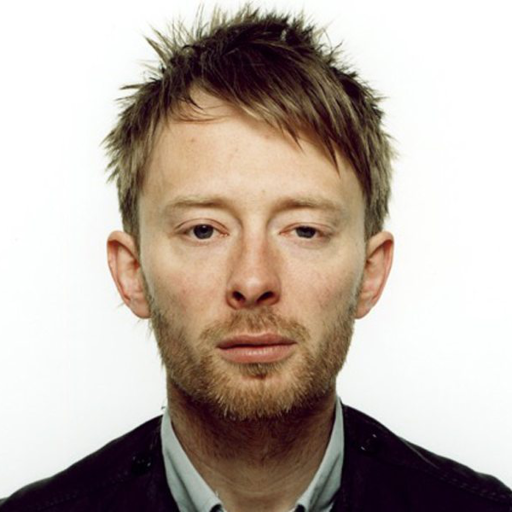
#> input picture haircolor/Style-Your-Hair/ffhq_image/source.png, 1024 x 1024 px (shown at 1/2 size)
$ python imgResize.py
#> lines starting #> are read from the running program, lines starting #| are printed output that depends on the picture
from PIL import Image

img = Image.open('./ffhq_image/source.png')
#> img is the input picture: PIL image 1024x1024 RGB; mean R, G, B 186.3, 173.9, 164.4

img_cropped = img.crop((150,0,750,600))
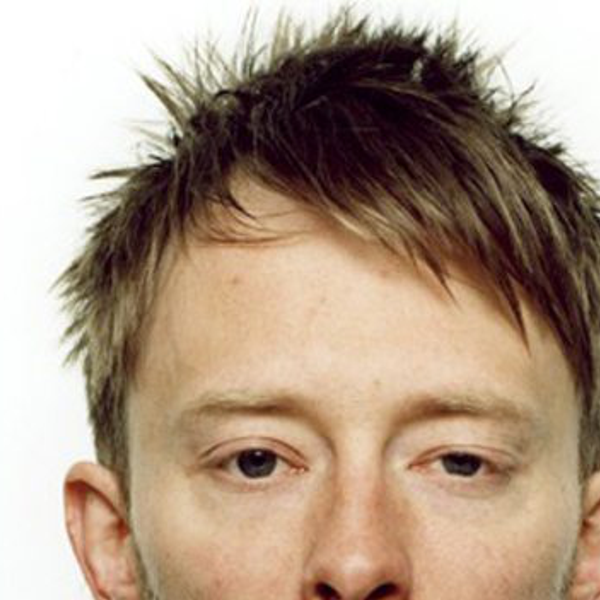
#> img_cropped: PIL image 600x600 RGB; mean R, G, B 175.2, 153.7, 134.5

img_resized = img_cropped.resize((1024,1024))

img_resized.save('sample.png')

$ run again, with haircolor/Style-Your-Hair/ffhq_image/00016.png copied over haircolor/Style-Your-Hair/ffhq_image/source.png
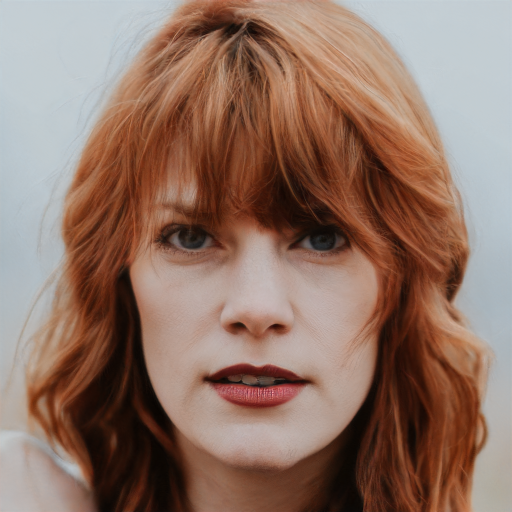
#> input picture haircolor/Style-Your-Hair/ffhq_image/00016.png, 1024 x 1024 px (shown at 1/2 size)
#> img is the input picture: PIL image 1024x1024 RGB; mean R, G, B 144.3, 115, 101.5
#> `img_cropped = img.crop((150,0,750,600))`:
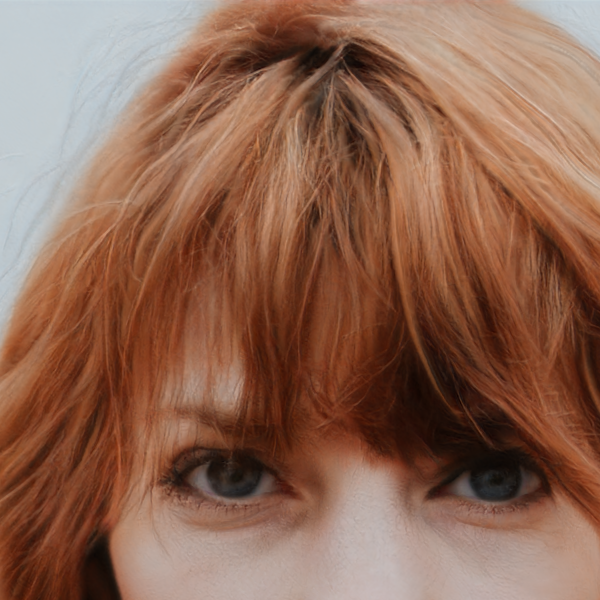
#> img_cropped: PIL image 600x600 RGB; mean R, G, B 142.6, 101.7, 82

$ run again, with haircolor/Style-Your-Hair/ffhq_image/00018.png copied over haircolor/Style-Your-Hair/ffhq_image/source.png
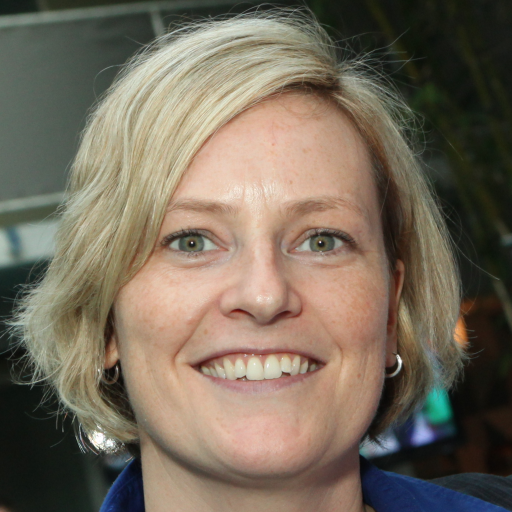
#> input picture haircolor/Style-Your-Hair/ffhq_image/00018.png, 1024 x 1024 px (shown at 1/2 size)
#> img is the input picture: PIL image 1024x1024 RGB; mean R, G, B 117.2, 106.2, 90.9
#> `img_cropped = img.crop((150,0,750,600))`:
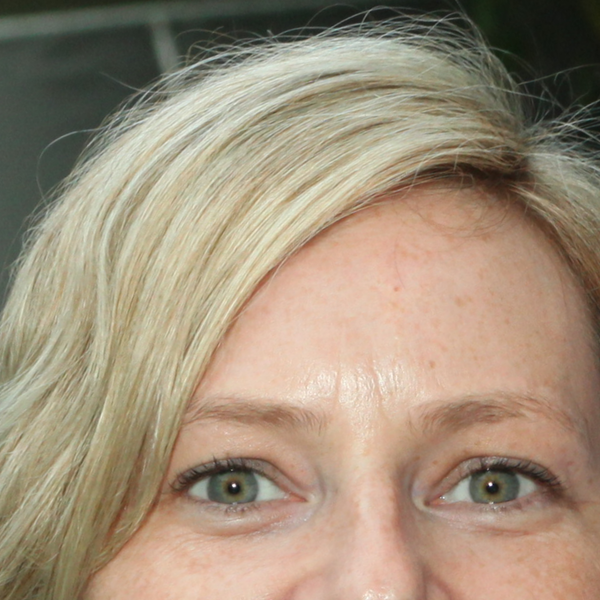
#> img_cropped: PIL image 600x600 RGB; mean R, G, B 159.8, 142.9, 121.6

$ run again, with haircolor/Style-Your-Hair/ffhq_image/00037.png copied over haircolor/Style-Your-Hair/ffhq_image/source.png
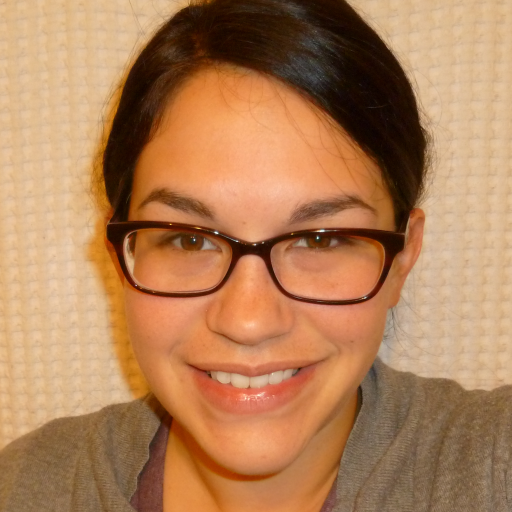
#> input picture haircolor/Style-Your-Hair/ffhq_image/00037.png, 1024 x 1024 px (shown at 1/2 size)
#> img is the input picture: PIL image 1024x1024 RGB; mean R, G, B 177.2, 128.3, 88.8
#> `img_cropped = img.crop((150,0,750,600))`:
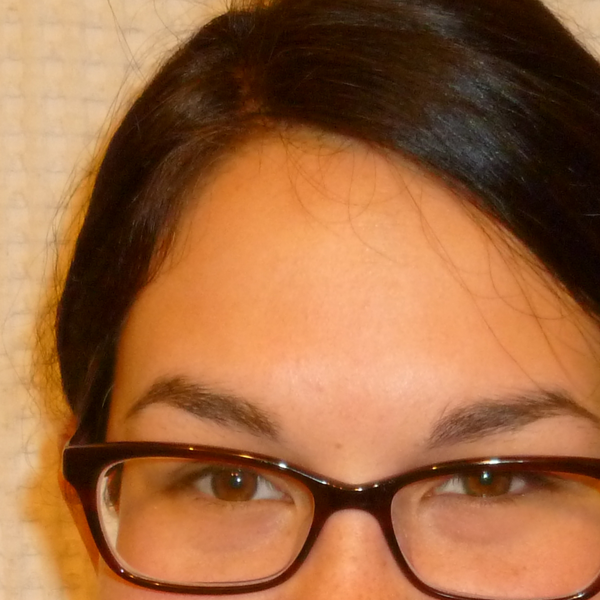
#> img_cropped: PIL image 600x600 RGB; mean R, G, B 158.9, 103.8, 64.1
